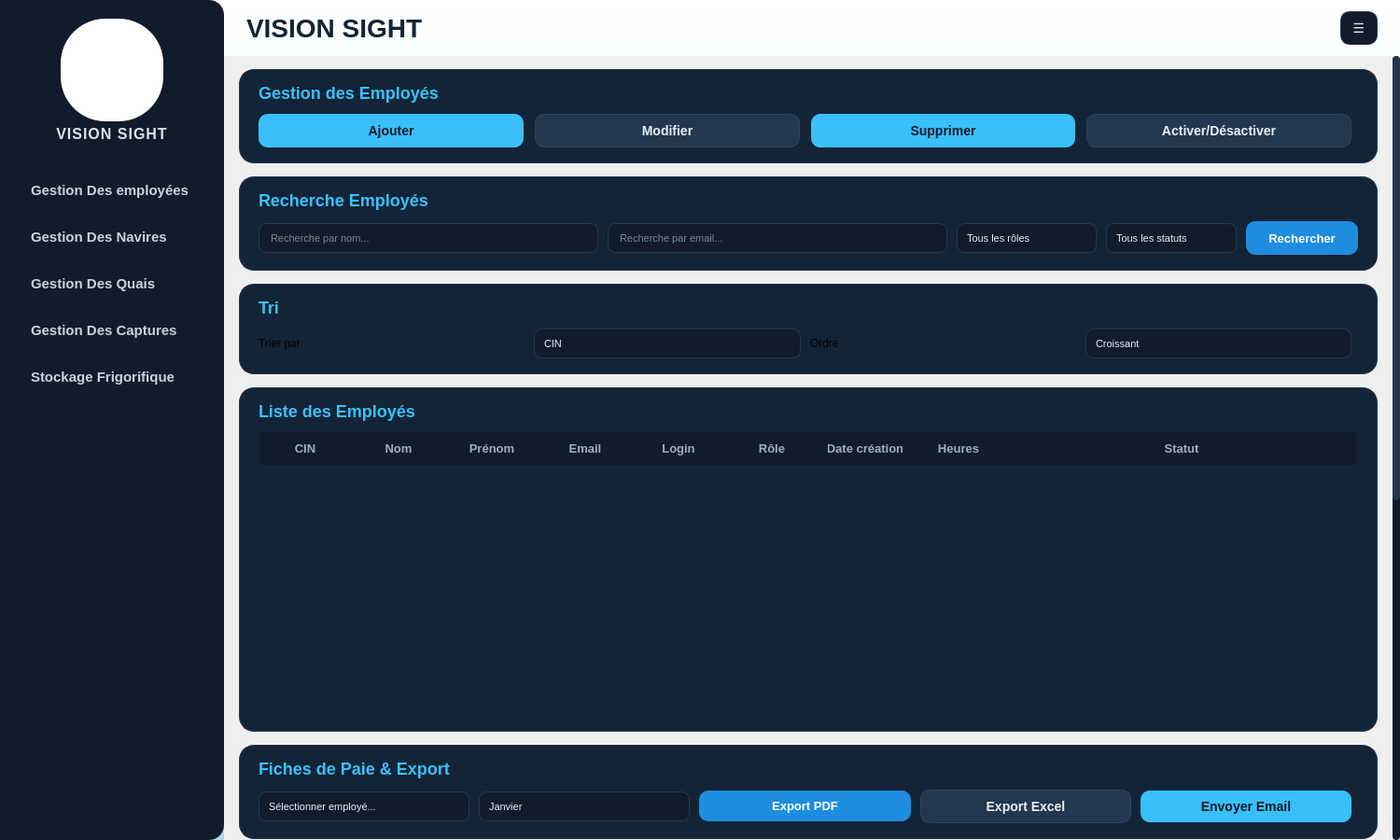
<?xml version="1.0" encoding="UTF-8"?>
<ui version="4.0">
 <class>MainWindow</class>
 <widget class="QMainWindow" name="MainWindow">
  <property name="geometry">
   <rect>
    <x>0</x>
    <y>0</y>
    <width>1500</width>
    <height>900</height>
   </rect>
  </property>
  <property name="minimumSize">
   <size>
    <width>1200</width>
    <height>700</height>
   </size>
  </property>
  <property name="windowTitle">
   <string>VISION SIGHT - Gestion Des Ventes</string>
  </property>
  <widget class="QWidget" name="centralWidget">
   <property name="styleSheet">
    <string notr="true">
#centralWidget {
  background: qlineargradient(x1:0, y1:0, x2:0, y2:1, stop:0 #ffffff, stop:1 #ADD8E6);
}
QScrollArea#mainScrollArea,
QScrollArea#mainScrollArea QWidget#qt_scrollarea_viewport {
  background: transparent;
}
#scrollContents {
  background: transparent;
}
#sidebar {
  background-color: #101c2c;
  border-top-right-radius: 16px;
  border-bottom-right-radius: 16px;
}
#logoLabel {
  background: white;
  color: #101c2c;
  border: 0px;
  border-radius: 48px;
}
#lblVisionSight {
  color: #d9e3ee;
  font-size: 16px;
  font-weight: 800;
  letter-spacing: 1px;
}
#sidebar QPushButton {
  background: transparent;
  color: #c8d3df;
  border: none;
  border-left: 3px solid transparent;
  border-radius: 0px;
  text-align: left;
  padding: 12px 18px;
  font-size: 15px;
  font-weight: 600;
  margin: 2px 12px;
}
#sidebar QPushButton:hover {
  background-color: rgba(57,192,250,0.08);
  color: #e6eef6;
}
#sidebar QPushButton[active="true"] {
  background-color: rgba(57,192,250,0.12);
  color: #39c0fa;
  border-left: 3px solid #39c0fa;
  font-weight: 700;
}
#headerFrame {
  background: transparent;
}
#lblTitle {
  color: #132437;
  font-size: 28px;
  font-weight: bold;
}
#btnMenu {
  background-color: #101c2c;
  color: #e6eef6;
  border: 1px solid #23374e;
  border-radius: 10px;
  font-size: 14px;
  font-weight: 800;
}
#btnMenu:hover {
  background-color: #112b41;
}
QFrame#transactionsFrame, QFrame#rechercheFrame, QFrame#triFrame,
QFrame#affichageFrame, QFrame#statsFrame, QFrame#optionsFrame,
QFrame#empCrudFrame, QFrame#empSearchFrame, QFrame#empSortFrame,
QFrame#empTableFrame, QFrame#empPayslipFrame, QFrame#empStatsFrame, QFrame#empSessionFrame {
  background-color: #132437;
  border: 1px solid #23374e;
  border-radius: 16px;
}
#lblTransactions, #lblRecherche, #lblTri, #lblAffichage,
#lblStatistiquesVentes, #lblOptionsAvancees,
#lblEmpCrud, #lblEmpRecherche, #lblEmpTri, #lblEmpList,
#lblEmpPayslip, #lblEmpStats, #lblEmpSession {
  color: #39c0fa;
  font-size: 18px;
  font-weight: 700;
}
#lblDetection, #lblPrevision {
  color: #9bb0c3;
  font-size: 13px;
}
#btnCreer, #btnCreerUser, #btnPayslipEmail {
  background-color: #39c0fa;
  color: #0c1a29;
  border: 0px;
  border-radius: 10px;
  padding: 9px 18px;
  font-size: 14px;
  font-weight: 800;
}
#btnCreer:hover, #btnCreerUser:hover, #btnPayslipEmail:hover { background-color: #56cdfc; }
#btnModifier, #btnModifierUser, #btnActiverDesactiver, #btnPayslipExcel, #btnTerminerSession {
  background-color: #23374e;
  color: #e6eef6;
  border: 1px solid #2b4561;
  border-radius: 10px;
  padding: 9px 18px;
  font-size: 14px;
  font-weight: 800;
}
#btnModifier:hover, #btnModifierUser:hover, #btnActiverDesactiver:hover,
#btnPayslipExcel:hover, #btnTerminerSession:hover { background-color: #2b4561; }
#btnSupprimer, #btnSupprimerUser {
  background-color: #39c0fa;
  color: #0c1a29;
  border: 0px;
  border-radius: 10px;
  padding: 9px 18px;
  font-size: 14px;
  font-weight: 700;
}
#btnSupprimer:hover, #btnSupprimerUser:hover { background-color: #56cdfc; }
#btnExportPDF, #btnRechercherUser, #btnPayslipPDF {
  background-color: #1e8de0;
  color: white;
  border: 0px;
  border-radius: 10px;
  padding: 9px 14px;
  font-size: 13px;
  font-weight: 700;
}
#btnExportPDF:hover, #btnRechercherUser:hover, #btnPayslipPDF:hover { background-color: #2a99ec; }
QLineEdit {
  background-color: #101c2c;
  color: #e6eef6;
  border: 1px solid #23374e;
  border-radius: 8px;
  padding: 4px 10px;
  min-height: 22px;
  font-size: 11px;
  selection-background-color: #1e8de0;
}
QDateTimeEdit {
  background-color: #101c2c;
  color: #e6eef6;
  border: 1px solid #23374e;
  border-radius: 8px;
  padding: 4px 10px;
  padding-right: 28px;
  min-height: 22px;
  font-size: 11px;
}
QDateTimeEdit::drop-down { border: 0px; width: 20px; }
QComboBox {
  background-color: #101c2c;
  color: #e6eef6;
  border: 1px solid #23374e;
  border-radius: 8px;
  padding: 4px 10px;
  min-height: 22px;
  font-size: 11px;
}
QComboBox::drop-down { border: 0px; width: 20px; }
QComboBox QAbstractItemView {
  background-color: #132437;
  color: #e6eef6;
  selection-background-color: #1e8de0;
  border: 1px solid #23374e;
}
QTableWidget {
  background: transparent;
  alternate-background-color: #101c2c;
  color: #e6eef6;
  border: 0px;
  gridline-color: transparent;
  font-size: 13px;
  selection-background-color: #39c0fa;
  selection-color: #0c1a29;
}
QHeaderView::section {
  background-color: #101c2c;
  color: #9bb0c3;
  border: 0px;
  padding: 8px 10px;
  font-weight: 700;
  font-size: 13px;
}
QTableWidget::item {
  padding: 6px 10px;
  border-radius: 6px;
}
QTableWidget::item:selected { background-color: #39c0fa; color: #0c1a29; }
#chartCA_jour, #chartCA_mois, #chartCA_annee, #chartCA_moyen {
  background-color: #101c2c;
  border: 10px solid #2a3f55;
  border-radius: 75px;
  min-width: 150px; min-height: 150px;
  max-width: 150px; max-height: 150px;
}
#chartQTE, #chartREV {
  background-color: #101c2c;
  border: 10px solid #39c0fa;
  border-radius: 75px;
  min-width: 150px; min-height: 150px;
  max-width: 150px; max-height: 150px;
}
#lblChartTitle_jour, #lblChartTitle_mois, #lblChartTitle_annee, #lblChartTitle_moyen,
#lblChartTitleQTE, #lblChartTitleREV {
  color: #39c0fa;
  font-size: 11px;
  font-weight: 600;
  background: transparent;
  border: none;
}
#lblChartValue_jour, #lblChartValue_mois, #lblChartValue_annee, #lblChartValue_moyen,
#lblChartQTE, #lblChartREV {
  color: #e6eef6;
  font-size: 20px;
  font-weight: bold;
  background: transparent;
  border: none;
}
#lblChartUnit_jour, #lblChartUnit_mois, #lblChartUnit_annee, #lblChartUnit_moyen,
#lblChartUnitQTE, #lblChartUnitREV {
  color: #6a7f93;
  font-size: 10px;
  background: transparent;
  border: none;
}
#lblPeriode {
  color: #9bb0c3;
  font-size: 13px;
}
#comboPeriode {
  background-color: #101c2c;
  color: #e6eef6;
  border: 1px solid #23374e;
  border-radius: 8px;
  padding: 4px 10px;
  min-height: 22px;
  font-size: 13px;
  font-weight: 700;
}
#lblTrierPar, #lblOrdre {
  color: #9bb0c3;
  font-size: 13px;
}
QScrollArea {
  background: transparent;
  border: none;
}
QScrollBar:vertical {
  background: #101c2c;
  width: 8px;
  border-radius: 4px;
}
QScrollBar::handle:vertical {
  background: #23374e;
  border-radius: 4px;
  min-height: 30px;
}
QScrollBar::add-line:vertical, QScrollBar::sub-line:vertical { height: 0; }
QScrollBar::add-page:vertical, QScrollBar::sub-page:vertical { background: none; }
#separator1, #separator2 {
  background-color: #23374e;
  border: none;
  max-height: 1px;
  min-height: 1px;
}
    </string>
   </property>
   <layout class="QHBoxLayout" name="mainLayout">
    <property name="spacing">
     <number>0</number>
    </property>
    <property name="leftMargin">
     <number>0</number>
    </property>
    <property name="topMargin">
     <number>0</number>
    </property>
    <property name="rightMargin">
     <number>0</number>
    </property>
    <property name="bottomMargin">
     <number>0</number>
    </property>
    <item>
     <widget class="QFrame" name="sidebar">
      <property name="minimumSize">
       <size>
        <width>240</width>
        <height>0</height>
       </size>
      </property>
      <property name="maximumSize">
       <size>
        <width>240</width>
        <height>16777215</height>
       </size>
      </property>
      <property name="frameShape">
       <enum>QFrame::NoFrame</enum>
      </property>
      <layout class="QVBoxLayout" name="sidebarLayout">
       <property name="spacing">
        <number>4</number>
       </property>
       <property name="leftMargin">
        <number>0</number>
       </property>
       <property name="topMargin">
        <number>20</number>
       </property>
       <property name="rightMargin">
        <number>0</number>
       </property>
       <property name="bottomMargin">
        <number>20</number>
       </property>
       <item alignment="Qt::AlignHCenter">
        <widget class="QLabel" name="logoLabel">
         <property name="minimumSize">
          <size>
           <width>110</width>
           <height>110</height>
          </size>
         </property>
         <property name="maximumSize">
          <size>
           <width>110</width>
           <height>110</height>
          </size>
         </property>
         <property name="pixmap">
          <pixmap resource="resources.qrc">:/vision_sight.png</pixmap>
         </property>
         <property name="scaledContents">
          <bool>true</bool>
         </property>
         <property name="text">
          <string/>
         </property>
        </widget>
       </item>
       <item alignment="Qt::AlignHCenter">
        <widget class="QLabel" name="lblVisionSight">
         <property name="text">
          <string>VISION SIGHT</string>
         </property>
         <property name="alignment">
          <set>Qt::AlignCenter</set>
         </property>
        </widget>
       </item>
       <item>
        <spacer name="sidebarTopSpacer">
         <property name="orientation">
          <enum>Qt::Vertical</enum>
         </property>
         <property name="sizeType">
          <enum>QSizePolicy::Fixed</enum>
         </property>
         <property name="sizeHint" stdset="0">
          <size>
           <width>20</width>
           <height>24</height>
          </size>
         </property>
        </spacer>
       </item>
       <item>
        <widget class="QPushButton" name="btnEmployees">
         <property name="cursor">
          <cursorShape>PointingHandCursor</cursorShape>
         </property>
         <property name="text">
          <string>Gestion Des employées</string>
         </property>
        </widget>
       </item>
       <item>
        <widget class="QPushButton" name="btnNavires">
         <property name="cursor">
          <cursorShape>PointingHandCursor</cursorShape>
         </property>
         <property name="text">
          <string>Gestion Des Navires</string>
         </property>
        </widget>
       </item>
       <item>
        <widget class="QPushButton" name="btnQuais">
         <property name="cursor">
          <cursorShape>PointingHandCursor</cursorShape>
         </property>
         <property name="text">
          <string>Gestion Des Quais</string>
         </property>
        </widget>
       </item>
       <item>
        <widget class="QPushButton" name="btnCaptures">
         <property name="cursor">
          <cursorShape>PointingHandCursor</cursorShape>
         </property>
         <property name="text">
          <string>Gestion Des Captures</string>
         </property>
        </widget>
       </item>
       <item>
        <widget class="QPushButton" name="btnStockage">
         <property name="cursor">
          <cursorShape>PointingHandCursor</cursorShape>
         </property>
         <property name="text">
          <string>Stockage Frigorifique</string>
         </property>
        </widget>
       </item>
       <item>
        <spacer name="sidebarBottomSpacer">
         <property name="orientation">
          <enum>Qt::Vertical</enum>
         </property>
         <property name="sizeHint" stdset="0">
          <size>
           <width>20</width>
           <height>40</height>
          </size>
         </property>
        </spacer>
       </item>
      </layout>
     </widget>
    </item>
    <item>
     <widget class="QWidget" name="mainContent" native="true">
      <layout class="QVBoxLayout" name="mainContentLayout">
       <property name="spacing">
        <number>0</number>
       </property>
       <property name="leftMargin">
        <number>0</number>
       </property>
       <property name="topMargin">
        <number>0</number>
       </property>
       <property name="rightMargin">
        <number>0</number>
       </property>
       <property name="bottomMargin">
        <number>0</number>
       </property>
       <item>
        <widget class="QFrame" name="headerFrame">
         <property name="minimumSize">
          <size>
           <width>0</width>
           <height>60</height>
          </size>
         </property>
         <property name="maximumSize">
          <size>
           <width>16777215</width>
           <height>60</height>
          </size>
         </property>
         <property name="frameShape">
          <enum>QFrame::NoFrame</enum>
         </property>
         <layout class="QHBoxLayout" name="headerLayout">
          <property name="leftMargin">
           <number>24</number>
          </property>
          <property name="topMargin">
           <number>10</number>
          </property>
          <property name="rightMargin">
           <number>24</number>
          </property>
          <property name="bottomMargin">
           <number>10</number>
          </property>
          <item>
           <widget class="QLabel" name="lblTitle">
            <property name="text">
             <string>VISION SIGHT</string>
            </property>
           </widget>
          </item>
          <item>
           <spacer name="headerSpacer">
            <property name="orientation">
             <enum>Qt::Horizontal</enum>
            </property>
           </spacer>
          </item>
          <item>
           <widget class="QPushButton" name="btnMenu">
            <property name="minimumSize">
             <size>
              <width>40</width>
              <height>36</height>
             </size>
            </property>
            <property name="maximumSize">
             <size>
              <width>40</width>
              <height>36</height>
             </size>
            </property>
            <property name="cursor">
             <cursorShape>PointingHandCursor</cursorShape>
            </property>
            <property name="text">
             <string>&#9776;</string>
            </property>
           </widget>
          </item>
         </layout>
        </widget>
       </item>
       <item>
        <widget class="QStackedWidget" name="stackedWidget">
         <property name="currentIndex">
          <number>0</number>
         </property>

         <!-- ══ PAGE 1: GESTION EMPLOYÉS ══ -->
         <widget class="QWidget" name="pageEmployees">
          <layout class="QVBoxLayout" name="pageEmpOuterLayout">
           <property name="spacing"><number>0</number></property>
           <property name="leftMargin"><number>0</number></property>
           <property name="topMargin"><number>0</number></property>
           <property name="rightMargin"><number>0</number></property>
           <property name="bottomMargin"><number>0</number></property>
           <item>
            <widget class="QScrollArea" name="empScrollArea">
             <property name="widgetResizable"><bool>true</bool></property>
             <property name="frameShape"><enum>QFrame::NoFrame</enum></property>
             <widget class="QWidget" name="empScrollContents">
              <property name="geometry"><rect><x>0</x><y>0</y><width>1260</width><height>3200</height></rect></property>
              <layout class="QVBoxLayout" name="empContentLayout">
               <property name="spacing"><number>14</number></property>
               <property name="leftMargin"><number>16</number></property>
               <property name="topMargin"><number>14</number></property>
               <property name="rightMargin"><number>16</number></property>
               <property name="bottomMargin"><number>14</number></property>
               <!-- CRUD CARD -->
               <item>
                <widget class="QFrame" name="empCrudFrame">
                 <property name="frameShape"><enum>QFrame::StyledPanel</enum></property>

                 <layout class="QVBoxLayout">
                  <property name="leftMargin"><number>20</number></property>
                  <property name="topMargin"><number>14</number></property>
                  <property name="rightMargin"><number>20</number></property>
                  <property name="bottomMargin"><number>16</number></property>
                  <property name="spacing"><number>12</number></property>
                  <item>
                   <widget class="QLabel" name="lblEmpCrud">
                    <property name="text"><string>Gestion des Employés</string></property>

                   </widget>
                  </item>
                  <item>
                   <layout class="QHBoxLayout">
                    <property name="spacing"><number>12</number></property>
                    <item>
                     <widget class="QPushButton" name="btnCreerUser">
                      <property name="text"><string>Ajouter</string></property>
                      <property name="cursor"><cursorShape>PointingHandCursor</cursorShape></property>
                      <property name="minimumSize"><size><width>100</width><height>36</height></size></property>

                     </widget>
                    </item>
                    <item>
                     <widget class="QPushButton" name="btnModifierUser">
                      <property name="text"><string>Modifier</string></property>
                      <property name="cursor"><cursorShape>PointingHandCursor</cursorShape></property>
                      <property name="minimumSize"><size><width>100</width><height>36</height></size></property>

                     </widget>
                    </item>
                    <item>
                     <widget class="QPushButton" name="btnSupprimerUser">
                      <property name="text"><string>Supprimer</string></property>
                      <property name="cursor"><cursorShape>PointingHandCursor</cursorShape></property>
                      <property name="minimumSize"><size><width>100</width><height>36</height></size></property>

                     </widget>
                    </item>
                    <item>
                     <widget class="QPushButton" name="btnActiverDesactiver">
                      <property name="text"><string>Activer/Désactiver</string></property>
                      <property name="cursor"><cursorShape>PointingHandCursor</cursorShape></property>
                      <property name="minimumSize"><size><width>140</width><height>36</height></size></property>

                     </widget>
                    </item>
                    <item><spacer><property name="orientation"><enum>Qt::Horizontal</enum></property></spacer></item>
                   </layout>
                  </item>
                 </layout>
                </widget>
               </item>
               <!-- SEARCH CARD -->
               <item>
                <widget class="QFrame" name="empSearchFrame">
                 <property name="frameShape"><enum>QFrame::StyledPanel</enum></property>

                 <layout class="QVBoxLayout">
                  <property name="leftMargin"><number>20</number></property>
                  <property name="topMargin"><number>14</number></property>
                  <property name="rightMargin"><number>20</number></property>
                  <property name="bottomMargin"><number>16</number></property>
                  <property name="spacing"><number>12</number></property>
                  <item>
                   <widget class="QLabel" name="lblEmpRecherche">
                    <property name="text"><string>Recherche Employés</string></property>

                   </widget>
                  </item>
                  <item>
                   <layout class="QHBoxLayout">
                    <property name="spacing"><number>10</number></property>
                    <item>
                     <widget class="QLineEdit" name="lineRechercheNomUser">
                      <property name="placeholderText"><string>Recherche par nom...</string></property>
                      <property name="minimumSize"><size><width>0</width><height>36</height></size></property>
                     </widget>
                    </item>
                    <item>
                     <widget class="QLineEdit" name="lineRechercheEmailUser">
                      <property name="placeholderText"><string>Recherche par email...</string></property>
                      <property name="minimumSize"><size><width>0</width><height>36</height></size></property>
                     </widget>
                    </item>
                    <item>
                     <widget class="QComboBox" name="comboFilterRole">
                      <property name="minimumSize"><size><width>150</width><height>36</height></size></property>
                      <item><property name="text"><string>Tous les rôles</string></property></item>
                      <item><property name="text"><string>Employé</string></property></item>
                      <item><property name="text"><string>Manager</string></property></item>
                      <item><property name="text"><string>Stagiaire</string></property></item>
                      <item><property name="text"><string>Directeur</string></property></item>
                      <item><property name="text"><string>RH</string></property></item>
                     </widget>
                    </item>
                    <item>
                     <widget class="QComboBox" name="comboFilterStatut">
                      <property name="minimumSize"><size><width>140</width><height>36</height></size></property>
                      <item><property name="text"><string>Tous les statuts</string></property></item>
                      <item><property name="text"><string>Actif</string></property></item>
                      <item><property name="text"><string>Inactif</string></property></item>
                     </widget>
                    </item>
                    <item>
                     <widget class="QPushButton" name="btnRechercherUser">
                      <property name="text"><string>Rechercher</string></property>
                      <property name="cursor"><cursorShape>PointingHandCursor</cursorShape></property>
                      <property name="minimumSize"><size><width>120</width><height>36</height></size></property>

                     </widget>
                    </item>
                   </layout>
                  </item>
                 </layout>
                </widget>
               </item>
               <!-- SORT CARD -->
               <item>
                <widget class="QFrame" name="empSortFrame">
                 <property name="frameShape"><enum>QFrame::StyledPanel</enum></property>

                 <layout class="QVBoxLayout">
                  <property name="leftMargin"><number>20</number></property>
                  <property name="topMargin"><number>14</number></property>
                  <property name="rightMargin"><number>20</number></property>
                  <property name="bottomMargin"><number>16</number></property>
                  <property name="spacing"><number>12</number></property>
                  <item>
                   <widget class="QLabel" name="lblEmpTri">
                    <property name="text"><string>Tri</string></property>

                   </widget>
                  </item>
                  <item>
                   <layout class="QHBoxLayout">
                    <property name="spacing"><number>10</number></property>
                    <item><widget class="QLabel"><property name="text"><string>Trier par</string></property></widget></item>
                    <item>
                     <widget class="QComboBox" name="comboTriUser">
                      <property name="minimumSize"><size><width>160</width><height>36</height></size></property>
                      <item><property name="text"><string>CIN</string></property></item>
                      <item><property name="text"><string>Rôle</string></property></item>
                      <item><property name="text"><string>Date de création</string></property></item>
                     </widget>
                    </item>
                    <item><widget class="QLabel"><property name="text"><string>Ordre</string></property></widget></item>
                    <item>
                     <widget class="QComboBox" name="comboOrdreUser">
                      <property name="minimumSize"><size><width>150</width><height>36</height></size></property>
                      <item><property name="text"><string>Croissant</string></property></item>
                      <item><property name="text"><string>Décroissant</string></property></item>
                     </widget>
                    </item>
                    <item><spacer><property name="orientation"><enum>Qt::Horizontal</enum></property></spacer></item>
                   </layout>
                  </item>
                 </layout>
                </widget>
               </item>
               <!-- EMPLOYEE TABLE CARD -->
               <item>
                <widget class="QFrame" name="empTableFrame">
                 <property name="frameShape"><enum>QFrame::StyledPanel</enum></property>

                 <layout class="QVBoxLayout">
                  <property name="leftMargin"><number>20</number></property>
                  <property name="topMargin"><number>14</number></property>
                  <property name="rightMargin"><number>20</number></property>
                  <property name="bottomMargin"><number>20</number></property>
                  <property name="spacing"><number>12</number></property>
                  <item>
                   <widget class="QLabel" name="lblEmpList">
                    <property name="text"><string>Liste des Employés</string></property>

                   </widget>
                  </item>
                  <item>
                   <widget class="QTableWidget" name="tableEmployees">
                    <property name="minimumSize"><size><width>0</width><height>300</height></size></property>
                    <property name="alternatingRowColors"><bool>true</bool></property>
                    <property name="selectionBehavior"><enum>QAbstractItemView::SelectRows</enum></property>
                    <property name="sortingEnabled"><bool>true</bool></property>
                    <attribute name="horizontalHeaderStretchLastSection"><bool>true</bool></attribute>
                    <attribute name="verticalHeaderVisible"><bool>false</bool></attribute>
                    <column><property name="text"><string>CIN</string></property></column>
                    <column><property name="text"><string>Nom</string></property></column>
                    <column><property name="text"><string>Prénom</string></property></column>
                    <column><property name="text"><string>Email</string></property></column>
                    <column><property name="text"><string>Login</string></property></column>
                    <column><property name="text"><string>Rôle</string></property></column>
                    <column><property name="text"><string>Date création</string></property></column>
                    <column><property name="text"><string>Heures</string></property></column>
                    <column><property name="text"><string>Statut</string></property></column>
                   </widget>
                  </item>
                 </layout>
                </widget>
               </item>
               <!-- PAYSLIP EXPORT CARD -->
               <item>
                <widget class="QFrame" name="empPayslipFrame">
                 <property name="frameShape"><enum>QFrame::StyledPanel</enum></property>

                 <layout class="QVBoxLayout">
                  <property name="leftMargin"><number>20</number></property>
                  <property name="topMargin"><number>14</number></property>
                  <property name="rightMargin"><number>20</number></property>
                  <property name="bottomMargin"><number>16</number></property>
                  <property name="spacing"><number>12</number></property>
                  <item>
                   <widget class="QLabel" name="lblEmpPayslip">
                    <property name="text"><string>Fiches de Paie &amp; Export</string></property>
                   </widget>
                  </item>
                  <item>
                   <layout class="QHBoxLayout">
                    <property name="spacing"><number>10</number></property>
                    <item>
                     <widget class="QComboBox" name="comboPayrollUser">
                      <property name="minimumSize"><size><width>180</width><height>36</height></size></property>
                      <item><property name="text"><string>Sélectionner employé...</string></property></item>
                     </widget>
                    </item>
                    <item>
                     <widget class="QComboBox" name="comboPayrollMonth">
                      <property name="minimumSize"><size><width>140</width><height>36</height></size></property>
                      <item><property name="text"><string>Janvier</string></property></item>
                      <item><property name="text"><string>Février</string></property></item>
                      <item><property name="text"><string>Mars</string></property></item>
                      <item><property name="text"><string>Avril</string></property></item>
                      <item><property name="text"><string>Mai</string></property></item>
                      <item><property name="text"><string>Juin</string></property></item>
                      <item><property name="text"><string>Juillet</string></property></item>
                      <item><property name="text"><string>Août</string></property></item>
                      <item><property name="text"><string>Septembre</string></property></item>
                      <item><property name="text"><string>Octobre</string></property></item>
                      <item><property name="text"><string>Novembre</string></property></item>
                      <item><property name="text"><string>Décembre</string></property></item>
                     </widget>
                    </item>
                    <item>
                     <widget class="QPushButton" name="btnPayslipPDF">
                      <property name="text"><string>Export PDF</string></property>
                      <property name="cursor"><cursorShape>PointingHandCursor</cursorShape></property>

                     </widget>
                    </item>
                    <item>
                     <widget class="QPushButton" name="btnPayslipExcel">
                      <property name="text"><string>Export Excel</string></property>
                      <property name="cursor"><cursorShape>PointingHandCursor</cursorShape></property>

                     </widget>
                    </item>
                    <item>
                     <widget class="QPushButton" name="btnPayslipEmail">
                      <property name="text"><string>Envoyer Email</string></property>
                      <property name="cursor"><cursorShape>PointingHandCursor</cursorShape></property>

                     </widget>
                    </item>
                    <item><spacer><property name="orientation"><enum>Qt::Horizontal</enum></property></spacer></item>
                   </layout>
                  </item>
                 </layout>
                </widget>
               </item>
               <!-- STATISTICS CARD -->
               <item>
                <widget class="QFrame" name="empStatsFrame">
                 <property name="frameShape"><enum>QFrame::StyledPanel</enum></property>

                 <layout class="QVBoxLayout">
                  <property name="leftMargin"><number>20</number></property>
                  <property name="topMargin"><number>14</number></property>
                  <property name="rightMargin"><number>20</number></property>
                  <property name="bottomMargin"><number>20</number></property>
                  <property name="spacing"><number>14</number></property>
                  <item>
                   <widget class="QLabel" name="lblEmpStats">
                    <property name="text"><string>Statistiques des Employés</string></property>
                   </widget>
                  </item>
                  <item>
                   <layout class="QHBoxLayout">
                    <property name="spacing"><number>14</number></property>
                    <!-- By Role -->
                    <item>
                     <layout class="QVBoxLayout">
                      <item><widget class="QLabel"><property name="text"><string>Répartition par Rôle</string></property><property name="styleSheet"><string notr="true">color:#e6eef6;font-size:15px;font-weight:700;</string></property></widget></item>
                      <item>
                       <widget class="QTableWidget" name="tableStatRole">
                        <property name="minimumSize"><size><width>0</width><height>180</height></size></property>
                        <property name="alternatingRowColors"><bool>true</bool></property>
                        <attribute name="verticalHeaderVisible"><bool>false</bool></attribute>
                        <attribute name="horizontalHeaderStretchLastSection"><bool>true</bool></attribute>
                        <column><property name="text"><string>Rôle</string></property></column>
                        <column><property name="text"><string>Nombre</string></property></column>
                        <column><property name="text"><string>%</string></property></column>
                       </widget>
                      </item>
                     </layout>
                    </item>
                    <!-- By Statut -->
                    <item>
                     <layout class="QVBoxLayout">
                      <item><widget class="QLabel"><property name="text"><string>Répartition par Statut</string></property><property name="styleSheet"><string notr="true">color:#e6eef6;font-size:15px;font-weight:700;</string></property></widget></item>
                      <item>
                       <widget class="QTableWidget" name="tableStatStatut">
                        <property name="minimumSize"><size><width>0</width><height>180</height></size></property>
                        <property name="alternatingRowColors"><bool>true</bool></property>
                        <attribute name="verticalHeaderVisible"><bool>false</bool></attribute>
                        <attribute name="horizontalHeaderStretchLastSection"><bool>true</bool></attribute>
                        <column><property name="text"><string>Statut</string></property></column>
                        <column><property name="text"><string>Nombre</string></property></column>
                        <column><property name="text"><string>%</string></property></column>
                       </widget>
                      </item>
                     </layout>
                    </item>
                    <!-- By Service -->
                    <item>
                     <layout class="QVBoxLayout">
                      <item><widget class="QLabel"><property name="text"><string>Répartition par Service</string></property><property name="styleSheet"><string notr="true">color:#e6eef6;font-size:15px;font-weight:700;</string></property></widget></item>
                      <item>
                       <widget class="QTableWidget" name="tableStatService">
                        <property name="minimumSize"><size><width>0</width><height>180</height></size></property>
                        <property name="alternatingRowColors"><bool>true</bool></property>
                        <attribute name="verticalHeaderVisible"><bool>false</bool></attribute>
                        <attribute name="horizontalHeaderStretchLastSection"><bool>true</bool></attribute>
                        <column><property name="text"><string>Service</string></property></column>
                        <column><property name="text"><string>Nombre</string></property></column>
                        <column><property name="text"><string>%</string></property></column>
                       </widget>
                      </item>
                     </layout>
                    </item>
                   </layout>
                  </item>
                 </layout>
                </widget>
               </item>
               <!-- SESSIONS CARD -->
               <item>
                <widget class="QFrame" name="empSessionFrame">
                 <property name="frameShape"><enum>QFrame::StyledPanel</enum></property>

                 <layout class="QVBoxLayout">
                  <property name="leftMargin"><number>20</number></property>
                  <property name="topMargin"><number>14</number></property>
                  <property name="rightMargin"><number>20</number></property>
                  <property name="bottomMargin"><number>20</number></property>
                  <property name="spacing"><number>12</number></property>
                  <item>
                   <widget class="QLabel" name="lblEmpSession">
                    <property name="text"><string>Gestion des Sessions</string></property>
                   </widget>
                  </item>
                  <item>
                   <widget class="QTableWidget" name="tableSessions">
                    <property name="minimumSize"><size><width>0</width><height>200</height></size></property>
                    <property name="alternatingRowColors"><bool>true</bool></property>
                    <property name="selectionBehavior"><enum>QAbstractItemView::SelectRows</enum></property>
                    <attribute name="horizontalHeaderStretchLastSection"><bool>true</bool></attribute>
                    <attribute name="verticalHeaderVisible"><bool>false</bool></attribute>
                    <column><property name="text"><string>Utilisateur</string></property></column>
                    <column><property name="text"><string>Date connexion</string></property></column>
                    <column><property name="text"><string>Heure</string></property></column>
                    <column><property name="text"><string>IP</string></property></column>
                    <column><property name="text"><string>Action</string></property></column>
                   </widget>
                  </item>
                  <item>
                   <layout class="QHBoxLayout">
                    <item><spacer><property name="orientation"><enum>Qt::Horizontal</enum></property></spacer></item>
                    <item>
                     <widget class="QPushButton" name="btnTerminerSession">
                      <property name="text"><string>Terminer la Session</string></property>
                      <property name="cursor"><cursorShape>PointingHandCursor</cursorShape></property>

                     </widget>
                    </item>
                   </layout>
                  </item>
                 </layout>
                </widget>
               </item>
               <item>
                <spacer name="empBottomSpacer">
                 <property name="orientation"><enum>Qt::Vertical</enum></property>
                 <property name="sizeHint" stdset="0"><size><width>20</width><height>20</height></size></property>
                </spacer>
               </item>
              </layout>
             </widget>
            </widget>
           </item>
          </layout>
         </widget>
        </widget>
       </item>
      </layout>
     </widget>
    </item>
   </layout>
  </widget>
 </widget>
 <resources>
  <include location="resources.qrc"/>
 </resources>
 <connections/>
</ui>
